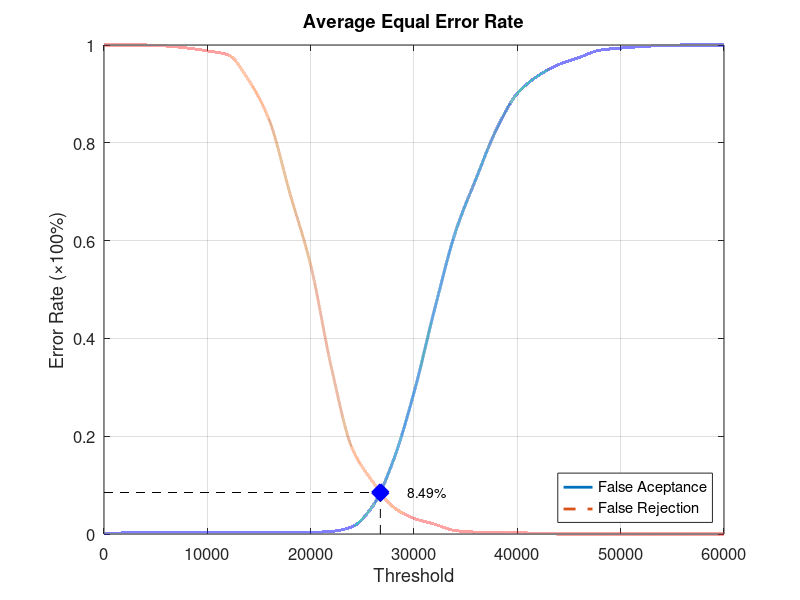
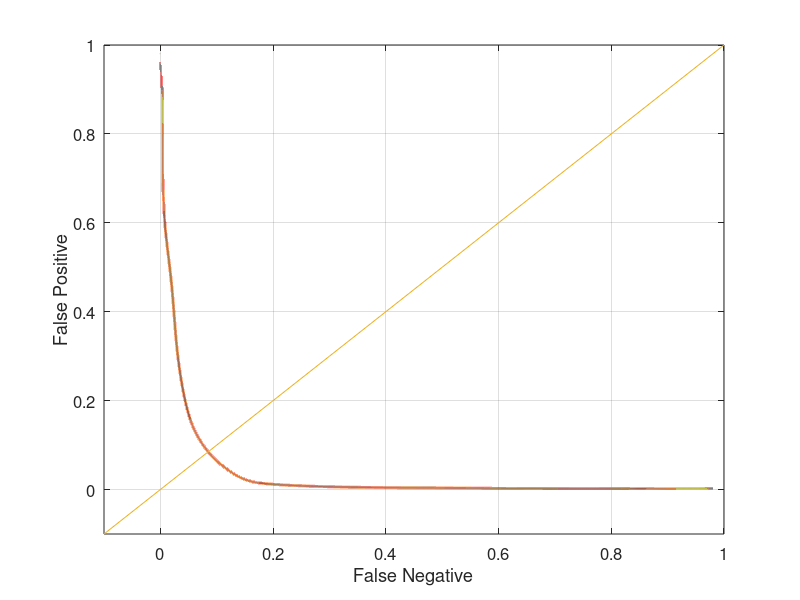

The MATLAB script that drew these images, in order:
function yEER = Database3Average
close all;
clear;
clc;
x = 0:2000:60000;
xq = 0:0.5:60000;

y0 = [0 0.00210526 0.00210526 0.00210526 0.00210526 0.00210526 0.00210526 0.00210526 0.00210526 0.00210526 0.0031579 0.00526316 0.0147368 0.0568421 0.150526 0.289474 0.46 0.616842 0.726316 0.828421 0.901053 0.936842 0.96 0.974737 0.989474 0.993684 0.996842 0.998947 1 1 1];
yy0 = interp1(x, y0, xq, 'pchip');
y1 = [1 1 1 0.998 0.994 0.988 0.98 0.928 0.846 0.696 0.55 0.341 0.176 0.107 0.055 0.032 0.02 0.007 0.004 0.004 0.003 0.001 0 0 0 0 0 0 0 0 0];
yy1 = interp1(x, y1, xq, 'pchip');

% Calculating EER: 
y2 = abs(y0 - y1);
find(y2 == min(y2))
yy2 = abs(yy0 - yy1);
xEER = find(yy2 == min(yy2));
xEERIndex = xq(xEER) % X-axis EER
yEER = yy0(xEER) % Y-axis EER

main = figure
plot(xq, yy0,'-','LineWidth', 2);	hold on
plot(xq, yy1,'--','LineWidth', 2);	hold on
plot([xEERIndex xEERIndex], [0 yEER], 'k--');	hold on
plot([0 xEERIndex], [yEER yEER], 'k--');	hold on
plot(xEERIndex, yEER, 'bx', 'LineWidth', 10);	hold on
text(xEERIndex + 10 * xEERIndex / 100, yEER, [num2str(round((10000 * yEER)) / 100) '%'])
legend('False Aceptance', 'False Rejection', 'Location', 'SouthEast')
xlabel('Threshold')
ylabel('Error Rate (\times100%)')
title('Average Equal Error Rate')
set(gca, 'FontSize', 12)
axis([0 60000 0 1])
grid on

print(main, 'Database3AverageMain', '-dpng');
FNRxFPR = figure('Color', [1 1 1]);
plot(yy1, yy0, '-', yy1, yy0, 'LineWidth', 2);
hold on
y = -0.1:0.1:1
plot(y, y); 
set(gca, 'FontSize', 12)
xlabel('False Negative')
ylabel('False Positive')
axis([-0.1 1 -0.1 1])
set(gca, 'FontSize', 12)
grid on

print(FNRxFPR, 'Database3AverageFNRxFPR','-dpng');
end
